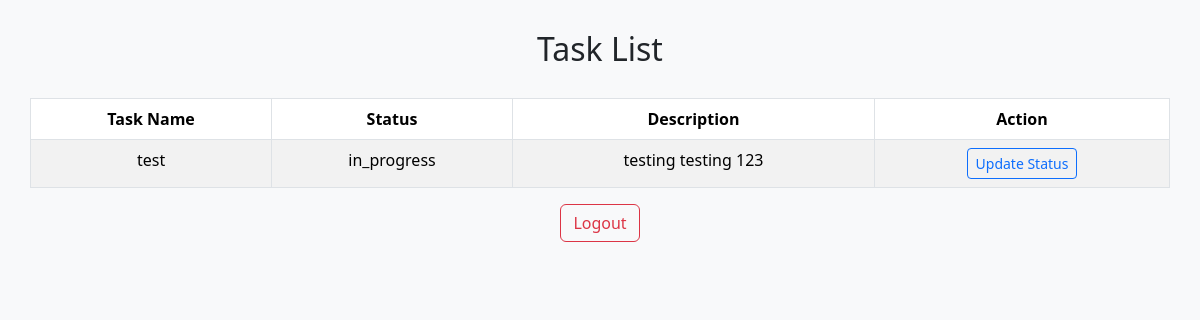
The page /todo/task_list (signed in) on the database as committed earlier.
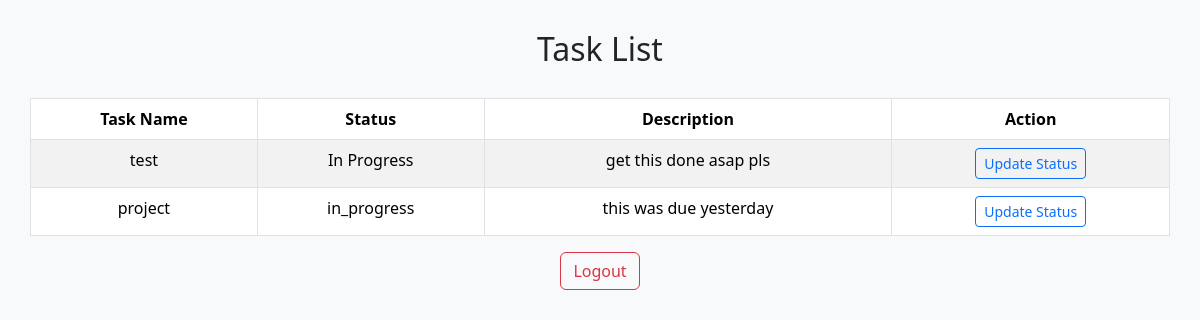
The same page on the database as committed later.
### todo/models.py (models this page shows, shortened)
class Task(models.Model):
    STATUS_CHOICES = (
        ('To Do', 'To Do'),
        ('In Progress', 'In Progress'),
        ('Done', 'Done'),
    )
    name = models.CharField(max_length=255)
    description = models.TextField()
    due_date = models.DateField(default=timezone.now)
    status = models.CharField(max_length=20, choices=STATUS_CHOICES, default='todo')
    assigned_users = models.ManyToManyField(settings.AUTH_USER_MODEL, related_name='tasks')

### todo/views.py (the view, shortened to what this page needs)
# urls.py: path('task_list', views.task_list, name="task_list"),
@login_required
def task_list(request):
    tasks = Task.objects.all()
    form = None
    return render(request, 'todo/task_list.html', {'tasks': tasks, 'is_admin': request.user.is_staff, 'form': form})

### todo/templates/todo/task_list.html (shortened to what this page needs)
<!DOCTYPE html>
<html lang="en">
<head>
    <link href="https://cdn.jsdelivr.net/npm/bootstrap@5.3.5/dist/css/bootstrap.min.css" rel="stylesheet">
</head>
<body>
    <h2>Task List</h2>
    {% if is_admin %}
        <div class="card bg-white">
            <h4 class="mb-3">Create A Task</h4>
            <form method="post">
                {% csrf_token %}
                {% if error %}
                    <div class="alert alert-danger">{{ error }}</div>
                {% endif %}
                {{ form.as_p }}
                <button type="submit" class="btn btn-primary mt-2">Create</button>
            </form>
        </div>
        <table class="table table-striped table-bordered bg-white">
            <thead>
                <tr>
                    <th>Task Name</th>
                    <th>Status</th>
                    <th>Description</th>
                    <th>Action</th>
                </tr>
            </thead>
            <tbody>
                {% for task in tasks %}
                    <tr>
                        <td>{{ task.name }}</td>
                        <td>{{ task.status }}</td>
                        <td>{{ task.description }}</td>
                        <td><a href="{% url 'edit_task' task.id %}" class="btn btn-sm btn-outline-secondary">Edit</a></td>
                    </tr>
                {% empty %}
                    <tr>
                        <td colspan="4">No tasks yet. Chill out for now!</td>
                    </tr>
                {% endfor %}
            </tbody>
        </table>
    {% else %}
        {% if tasks %}
            <table class="table table-striped table-bordered bg-white">
                <thead>
                    <tr>
                        <th>Task Name</th>
                        <th>Status</th>
                        <th>Description</th>
                        <th>Action</th>
                    </tr>
                </thead>
                <tbody>
                    {% for task in tasks %}
                        <tr>
                            <td>{{ task.name }}</td>
                            <td>{{ task.status }}</td>
                            <td>{{ task.description }}</td>
                            <td><a href="{% url 'edit_task' task.id %}" class="btn btn-sm btn-outline-primary">Update Status</a></td>
                        </tr>
                    {% empty %}
                        <tr>
                            <td colspan="4">No tasks yet. Chill out for now!</td>
                        </tr>
                    {% endfor %}
                </tbody>
            </table>
        {% endif %}
    {% endif %}
    <form method="post" action="{% url 'logout' %}" class="logout-form">
        <button type="submit" class="btn btn-outline-danger">Logout</button>
    </form>
</body>
</html>

### todo/templates/todo/task_list.html (style rules this page uses)
body { background-color: #f8f9fa; padding: 30px; }
h2 { text-align: center; margin-bottom: 30px; }
table { margin: 0 auto 30px; width: 95%; border-collapse: collapse; }
th, td { padding: 12px; border: 1px solid #dee2e6; text-align: center; }
th { background-color: #e9ecef; }
.logout-form { text-align: center; }

Rows that differ between the two databases and show on the page:
changed Task "test": status "in_progress" → "In Progress"; description "testing testing 123" → "get this done asap pls"
added Task: name "project", status "in_progress", description "this was due yesterday"
